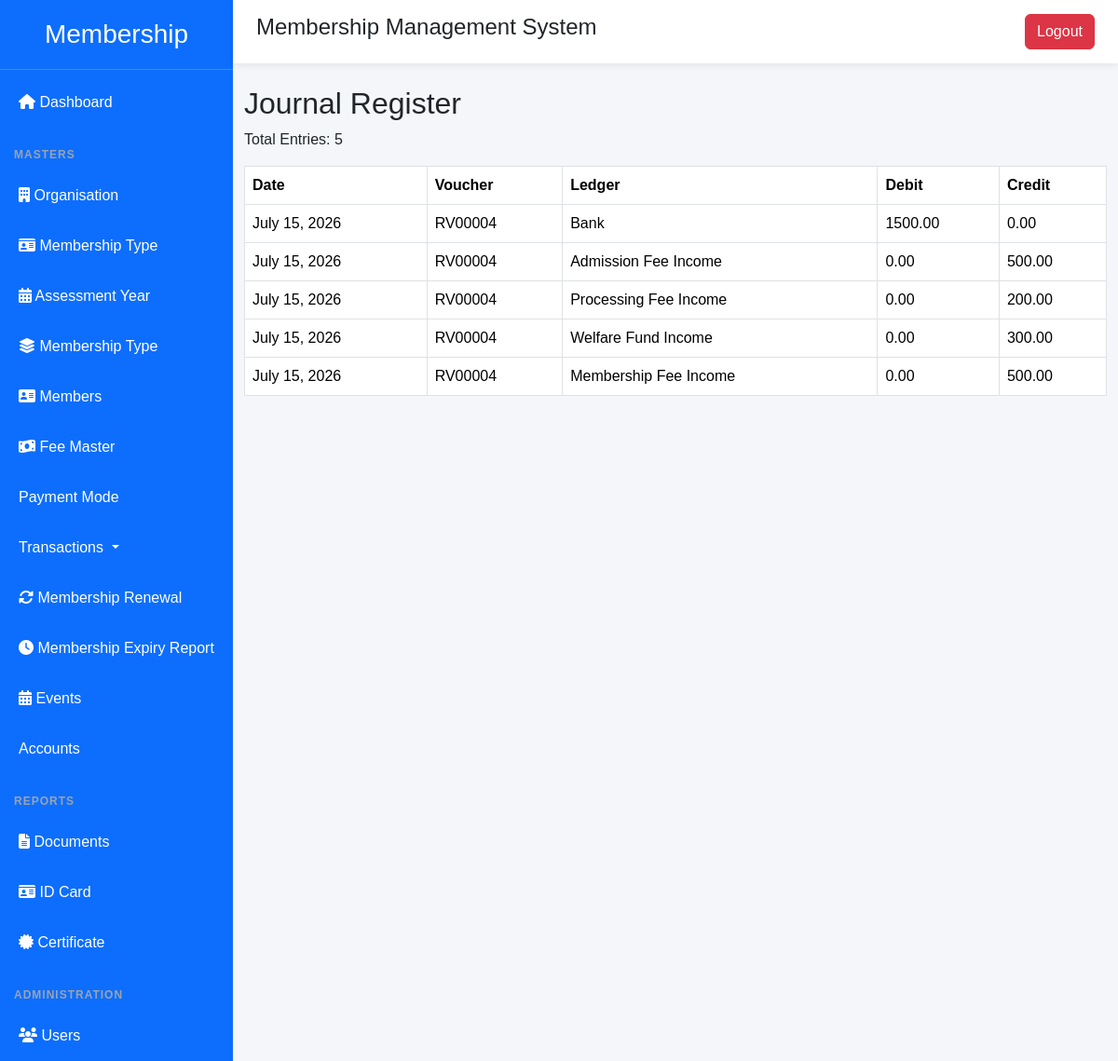
Screenshot of /journal-register/ (signed in) with the database file from the repository.
### membership/models.py (models this page shows, shortened)
class VoucherEntry(models.Model):
    voucher = models.ForeignKey(
        Voucher,
        on_delete=models.CASCADE,
        related_name="entries"
    )
    ledger = models.ForeignKey(
        Ledger,
        on_delete=models.PROTECT
    )
    debit = models.DecimalField(
        max_digits=12,
        decimal_places=2,
        default=0
    )
    credit = models.DecimalField(
        max_digits=12,
        decimal_places=2,
        default=0
    )
    narration = models.CharField(
        max_length=250,
        blank=True,
        null=True
    )
    entry_type = models.CharField(
        max_length=2,
        choices=(
            ("Dr","Debit"),
            ("Cr","Credit"),
        ),
        default="Dr"
    )
    class Meta:
        ordering = ["id"]

class Voucher(models.Model):
    VOUCHER_TYPES = (
        ("RV", "Receipt Voucher"),
        ("PV", "Payment Voucher"),
        ("JV", "Journal Voucher"),
        ("CV", "Contra Voucher"),
    )
    STATUS_CHOICES = (
        ("ACTIVE", "Active"),
        ("CANCELLED", "Cancelled"),
    )
    voucher_no = models.CharField(
        max_length=20,
        unique=True
    )
    voucher_type = models.CharField(
        max_length=2,
        choices=VOUCHER_TYPES
    )
    voucher_date = models.DateField()
    narration = models.TextField(
        blank=True,
        null=True
    )
    reference_no = models.CharField(
        max_length=100,
        blank=True,
        null=True
    )
    status = models.CharField(
        max_length=10,
        choices=STATUS_CHOICES,
        default="ACTIVE"
    )
    created_by = models.ForeignKey(
        User,
        on_delete=models.PROTECT
    )
    created_at = models.DateTimeField(
        auto_now_add=True
    )
    updated_at = models.DateTimeField(
        auto_now=True
    )
    class Meta:
        ordering = ["-voucher_date", "-id"]

class Ledger(models.Model):
    OPENING_TYPE = (
        ("DEBIT", "Debit"),
        ("CREDIT", "Credit"),
    )
    ledger_code = models.CharField(
        max_length=20,
        unique=True
    )
    ledger_name = models.CharField(
        max_length=100,
        unique=True
    )
    group = models.ForeignKey(
        AccountGroup,
        on_delete=models.PROTECT,
        related_name="ledgers"
    )
    opening_balance = models.DecimalField(
        max_digits=12,
        decimal_places=2,
        default=0
    )
    opening_type = models.CharField(
        max_length=10,
        choices=OPENING_TYPE,
        default="DEBIT"
    )
    remarks = models.TextField(
        blank=True
    )
    is_system = models.BooleanField(
        default=False
    )
    is_active = models.BooleanField(
        default=True
    )
    created_at = models.DateTimeField(
        auto_now_add=True
    )
    updated_at = models.DateTimeField(
        auto_now=True
    )
    class Meta:
        ordering = ["ledger_code"]

### membership/views.py (the view)
@login_required
def journal_register(request):
    entries = (
        VoucherEntry.objects.filter(
            voucher__status="ACTIVE"
        )
        .select_related(
            "voucher",
            "ledger"
        )
        .order_by(
            "voucher__voucher_date",
            "voucher__voucher_no",
            "id"
        )
    )
    from_date = request.GET.get("from_date")
    to_date = request.GET.get("to_date")
    if from_date:
        entries = entries.filter(
            voucher__voucher_date__gte=from_date
        )
    if to_date:
        entries = entries.filter(
            voucher__voucher_date__lte=to_date
        )
    total_debit = sum(e.debit for e in entries)
    total_credit = sum(e.credit for e in entries)
    print("=" * 50)
    print("Journal Entries:", entries.count())
    for e in entries:
        print(
            e.voucher.voucher_no,
            e.ledger.ledger_name,
            e.debit,
            e.credit
        )
    print("=" * 50)
    return render(
        request,
        "membership/account/journal_register.html",
        {
            "entries": entries,
            "from_date": from_date,
            "to_date": to_date,
            "total_debit": total_debit,
            "total_credit": total_credit,
        },
    )

### membership/templates/membership/account/journal_register.html
{% extends "membership/base.html" %}
{% block content %}
<h2>Journal Register</h2>
<p>Total Entries: {{ entries|length }}</p>
<table class="table table-bordered">
    <tr>
        <th>Date</th>
        <th>Voucher</th>
        <th>Ledger</th>
        <th>Debit</th>
        <th>Credit</th>
    </tr>
    {% for e in entries %}
    <tr>
        <td>{{ e.voucher.voucher_date }}</td>
        <td>{{ e.voucher.voucher_no }}</td>
        <td>{{ e.ledger.ledger_name }}</td>
        <td>{{ e.debit }}</td>
        <td>{{ e.credit }}</td>
    </tr>
    {% empty %}
    <tr>
        <td colspan="5">No Entries Found</td>
    </tr>
    {% endfor %}
</table>
{% endblock %}

### membership/static/membership/css/style.css (style rules this page uses)
body { margin:0; font-family:Arial, Helvetica, sans-serif; background:#f4f6f9; }

### rows the page displays
VoucherEntry: voucher.voucher_date "July 15, 2026", voucher.voucher_no "RV00004", ledger.ledger_name "Bank", debit "1500.00", credit "0.00"
VoucherEntry: voucher.voucher_date "July 15, 2026", voucher.voucher_no "RV00004", ledger.ledger_name "Admission Fee Income", debit "0.00", credit "500.00"
VoucherEntry: voucher.voucher_date "July 15, 2026", voucher.voucher_no "RV00004", ledger.ledger_name "Processing Fee Income", debit "0.00", credit "200.00"
VoucherEntry: voucher.voucher_date "July 15, 2026", voucher.voucher_no "RV00004", ledger.ledger_name "Welfare Fund Income", debit "0.00", credit "300.00"
VoucherEntry: voucher.voucher_date "July 15, 2026", voucher.voucher_no "RV00004", ledger.ledger_name "Membership Fee Income", debit "0.00", credit "500.00"

### other values shown
{{ entries|length }} "5"
